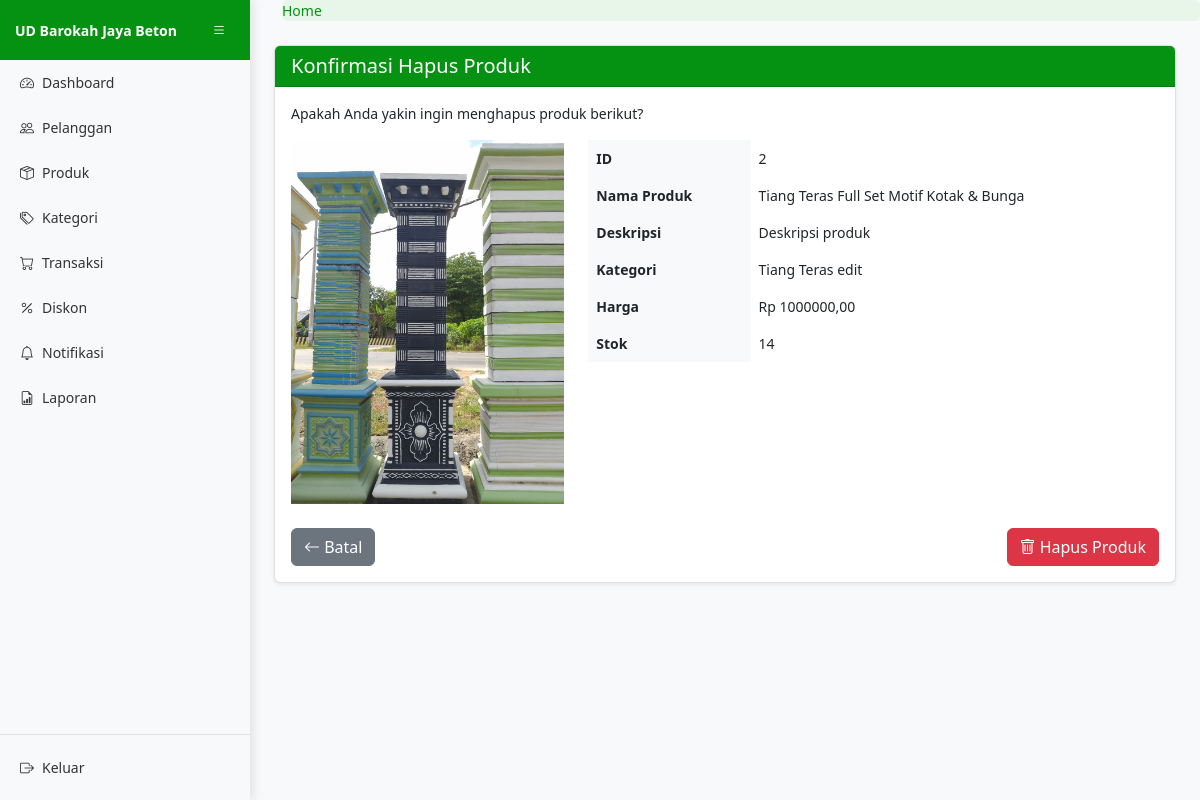
The page /produk/2/hapus/ (signed in) on the database as committed earlier.
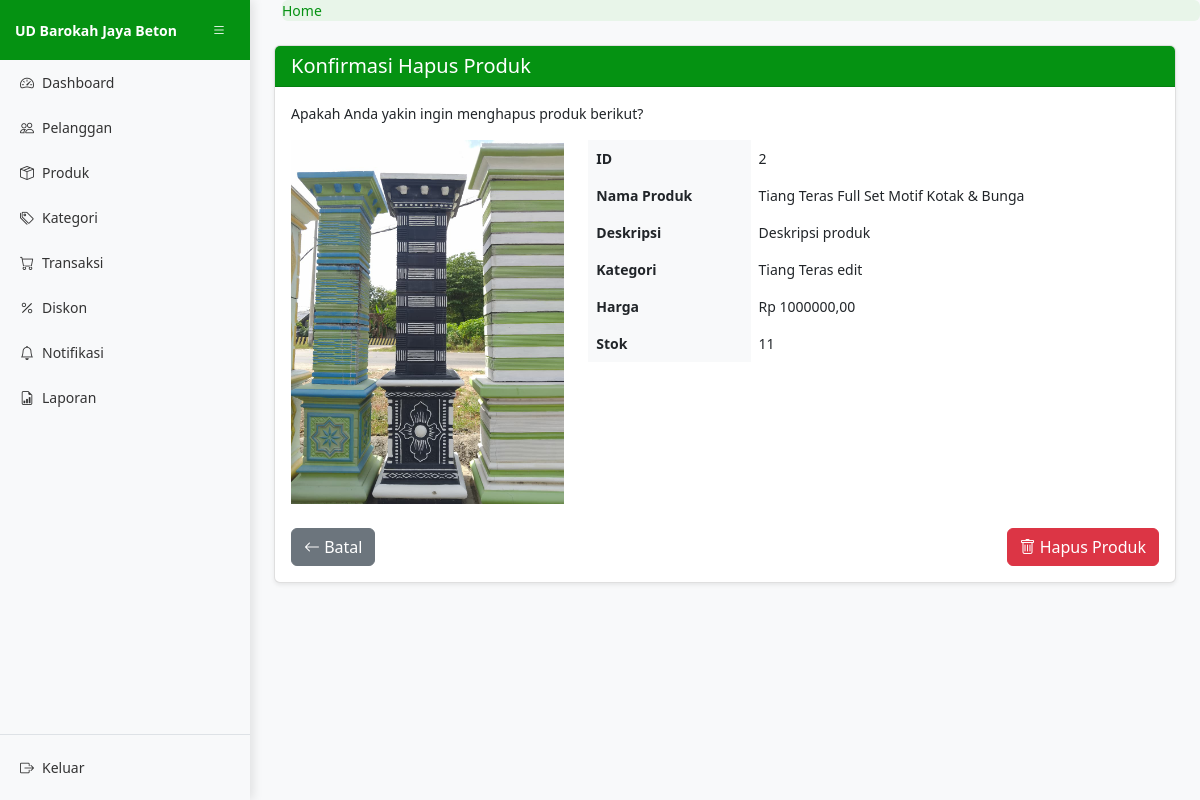
The same page on the database as committed later.
### core/models.py (models this page shows, shortened)
class Produk(models.Model):
    nama_produk = models.CharField(max_length=100)
    deskripsi_produk = models.TextField()
    foto_produk = models.ImageField(upload_to='produk/', blank=True, null=True)
    stok_produk = models.IntegerField(default=0)
    harga_produk = models.DecimalField(max_digits=10, decimal_places=2)
    kategori = models.ForeignKey(Kategori, on_delete=models.CASCADE)

class Kategori(models.Model):
    nama_kategori = models.CharField(max_length=100, unique=True)
    class Meta:
        verbose_name_plural = "Kategori"

### core/views.py (the view)
# urls.py: path('produk/<int:pk>/hapus/', views.hapus_produk, name='hapus_produk'),
@login_required
def hapus_produk(request, pk):
    produk = get_object_or_404(Produk, pk=pk)
    if request.method == 'POST':
        produk.delete()
        messages.success(request, 'Produk berhasil dihapus.')
        return redirect('daftar_produk')
    return render(request, 'core/produk/hapus_produk.html', {'produk': produk})

### core/templates/core/produk/hapus_produk.html (shortened to what this page needs)
{% extends 'core/basis.html' %}
{% block content %}
<div class="container-fluid">
    <div class="card">
        <div class="card-header">
            <h5 class="card-title mb-0">Konfirmasi Hapus Produk</h5>
        </div>
        <div class="card-body">
            <p>Apakah Anda yakin ingin menghapus produk berikut?</p>
            <div class="row">
                <div class="col-md-4">
                    {% if produk.foto_produk %}
                        <img src="{{ produk.foto_produk.url }}" class="img-fluid" alt="{{ produk.nama_produk }}">
                    {% else %}
                        <div class="bg-light border d-flex align-items-center justify-content-center" style="height: 200px;">
                            <span class="text-muted">Tidak ada gambar</span>
                        </div>
                    {% endif %}
                </div>
                <div class="col-md-8">
                    <table class="table table-borderless">
                        <tr>
                            <th>ID</th>
                            <td>{{ produk.id }}</td>
                        </tr>
                        <tr>
                            <th>Nama Produk</th>
                            <td>{{ produk.nama_produk }}</td>
                        </tr>
                        <tr>
                            <th>Deskripsi</th>
                            <td>{{ produk.deskripsi_produk }}</td>
                        </tr>
                        <tr>
                            <th>Kategori</th>
                            <td>{{ produk.kategori.nama_kategori }}</td>
                        </tr>
                        <tr>
                            <th>Harga</th>
                            <td>Rp {{ produk.harga_produk|floatformat:2 }}</td>
                        </tr>
                        <tr>
                            <th>Stok</th>
                            <td>{{ produk.stok_produk }}</td>
                        </tr>
                    </table>
                </div>
            </div>
            <form method="post">
                <div class="d-flex justify-content-between mt-4">
                    <a href="{% url 'daftar_produk' %}" class="btn btn-secondary">
                        <i class="bi bi-arrow-left"></i> Batal
                    </a>
                    <button type="submit" class="btn btn-danger">
                        <i class="bi bi-trash"></i> Hapus Produk
                    </button>
                </div>
            </form>
        </div>
    </div>
</div>
{% endblock %}

Rows that differ between the two databases and show on the page:
changed Produk "Tiang Teras Full Set Motif Kotak & Bunga": stok_produk "14" → "11"
